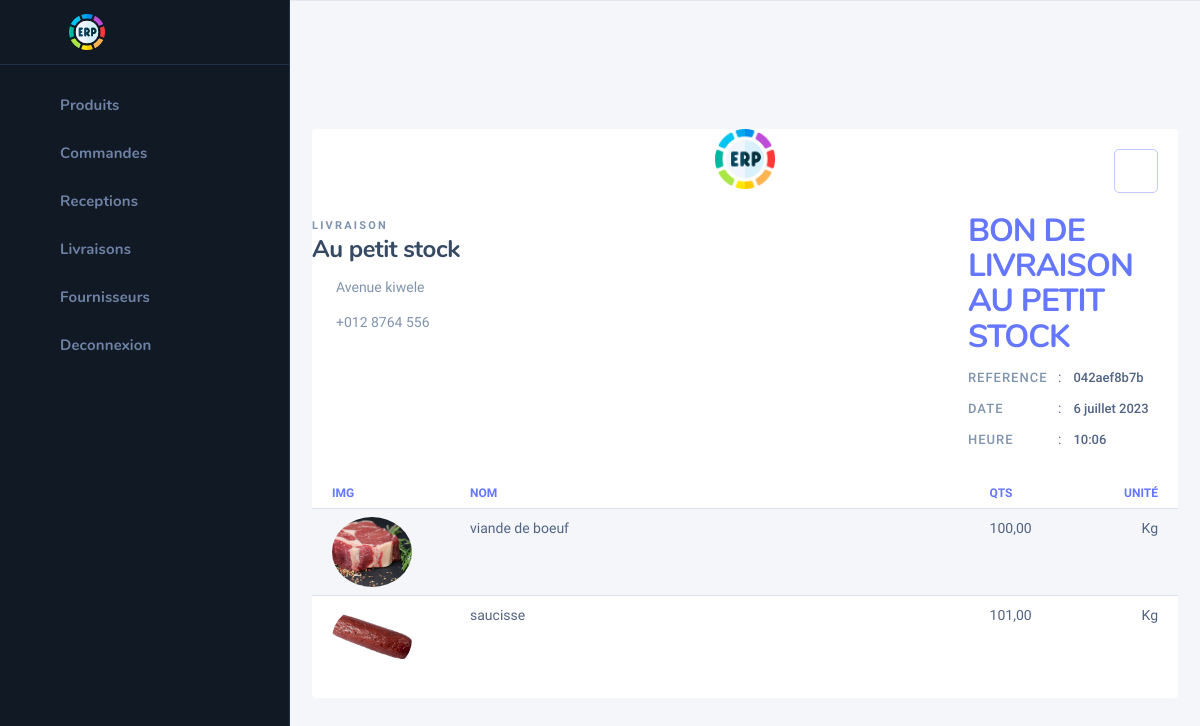
Screenshot of /liv-appro-det/042aef8b7b (signed in) with the database file from the repository.
### appro/models.py (models this page shows, shortened)
class OrderGr(models.Model):
    ref = models.CharField(max_length=10, default=generate_unique_uid())
    date = models.DateField(auto_now_add=True)
    heure = models.TimeField(auto_now_add=True, null=True)

class LivraisonGr(models.Model):
    order = models.ForeignKey(OrderGr, on_delete=models.CASCADE, null=True)
    product = models.ForeignKey(Product, on_delete=models.CASCADE)
    qts = models.DecimalField(default=0, max_digits=10, decimal_places=2)
    date = models.DateField(auto_now_add=True)

class Product(models.Model):
    img = models.ImageField(upload_to="products-images", null=True, blank=True)
    name = models.CharField(max_length=255)
    price = models.DecimalField(default=0, max_digits=10, decimal_places=2)
    type_product = models.CharField(choices=product_types, max_length=255)
    qts = models.DecimalField(default=0, max_digits=10, decimal_places=2)
    unit = models.CharField(choices=units, max_length=10, default="Kg")

### auth_user/decorators.py (the view)
        def wrapper_func(request, *args, **kwargs):
            groups = None
            check = False
            if request.user.groups.exists():
                groups = request.user.groups.all()
            for group in groups:
                if group.name in allowed_roles:
                    check = True
            if check is True:
                return view_func(request, *args, **kwargs)
            elif check is False:
                return HttpResponse("Permission non accordée !")
            return wrapper_func(request, *args, **kwargs)

### appro/views.py (called while the page is built)
@login_required(login_url='login')
@allowed_users(allowed_roles=['Approvisionnement'])
def OrderApproDetail(request, ref):
    order = OrderGr.objects.get(ref=ref)
    lines = LivraisonGr.objects.filter(order=order)
    return render(request, 'appro/liv-det-prod.html', context={'order': order, 'livraisons': lines})

### templates/appro/liv-det-prod.html (shortened to what this page needs)
{% extends 'appro/base-appro.html' %}
{% load static %}
{% block content %}
    {% include 'appro/sidebar-appro.html' %}
    <div class="nk-wrap">
        <div class="nk-content">
            <div class="nk-block">
            <div class="invoice invoice-print">
            <div class="invoice-action">
                                            <a onclick="printPromot()" class="btn btn-icon btn-lg btn-white btn-dim btn-outline-primary" target="_blank"><em class="icon ni ni-printer-fill"></em></a>
                                        </div>
            <div class="invoice-wrap">
                <div class="invoice-brand text-center">
                    <img src="{% static 'images/erp.png' %}" alt="">
                </div>
                <div class="invoice-head">
                    <div class="invoice-contact">
                        <span class="overline-title">Livraison</span>
                        <div class="invoice-contact-info">
                            <h4 class="title">Au petit stock</h4>
                            <ul class="list-plain">
                                <li><em class="icon ni ni-map-pin-fill fs-18px"></em><span>Avenue kiwele<br></span></li>
                                <li><em class="icon ni ni-call-fill fs-14px"></em><span>+012 8764 556</span></li>
                            </ul>
                        </div>
                    </div>
                    <div class="invoice-desc">
                        <h3 class="title">Bon de livraison au petit stock</h3>
                        <ul class="list-plain">
                            <li class="invoice-id"><span>Reference</span>:<span>{{ order.ref }}</span></li>
                            <li class="invoice-date"><span>Date</span>:<span>{{ order.date }}</span></li>
                            <li class="invoice-date"><span>Heure</span>:<span>{{ order.heure }}</span></li>
                        </ul>
                    </div>
                </div>
                <div class="invoice-bills">
                    <div class="table-responsive">
                        <table class="table table-striped">
                            <thead>
                                <tr>
                                    <th class="w-150px">Img</th>
                                    <th class="w-60">Nom</th>
                                    <th>Qts</th>
                                    <th>Unité</th>
                                </tr>
                            </thead>
                            <tbody>
                            {% for livraison in livraisons %}
                                <tr>
                                    <td><img src="{% if livraison.product.img %}{{ livraison.product.img.url }}{% endif %}" alt="" class="thumb round-xl rounded-circle" style="height: 70px;width: 80px;object-fit: cover"></td>
                                    <td>{{ livraison.product.name }}</td>
                                    <td>{{ livraison.qts }}</td>
                                    <td>{{ livraison.product.unit }}</td>
                                </tr>
                            {% endfor %}
                            </tbody>
                        </table>
                    </div>
                </div>
            </div>
        </div>
            </div>
        </div>
    </div>
{% endblock %}

### rows the page displays
OrderGr: ref "042aef8b7b", date "6 juillet 2023", heure "10:06"
LivraisonGr: product.img (picture), product.name "viande de boeuf", qts "100,00", product.unit "Kg"
LivraisonGr: product.img (picture), product.name "saucisse", qts "101,00", product.unit "Kg"
